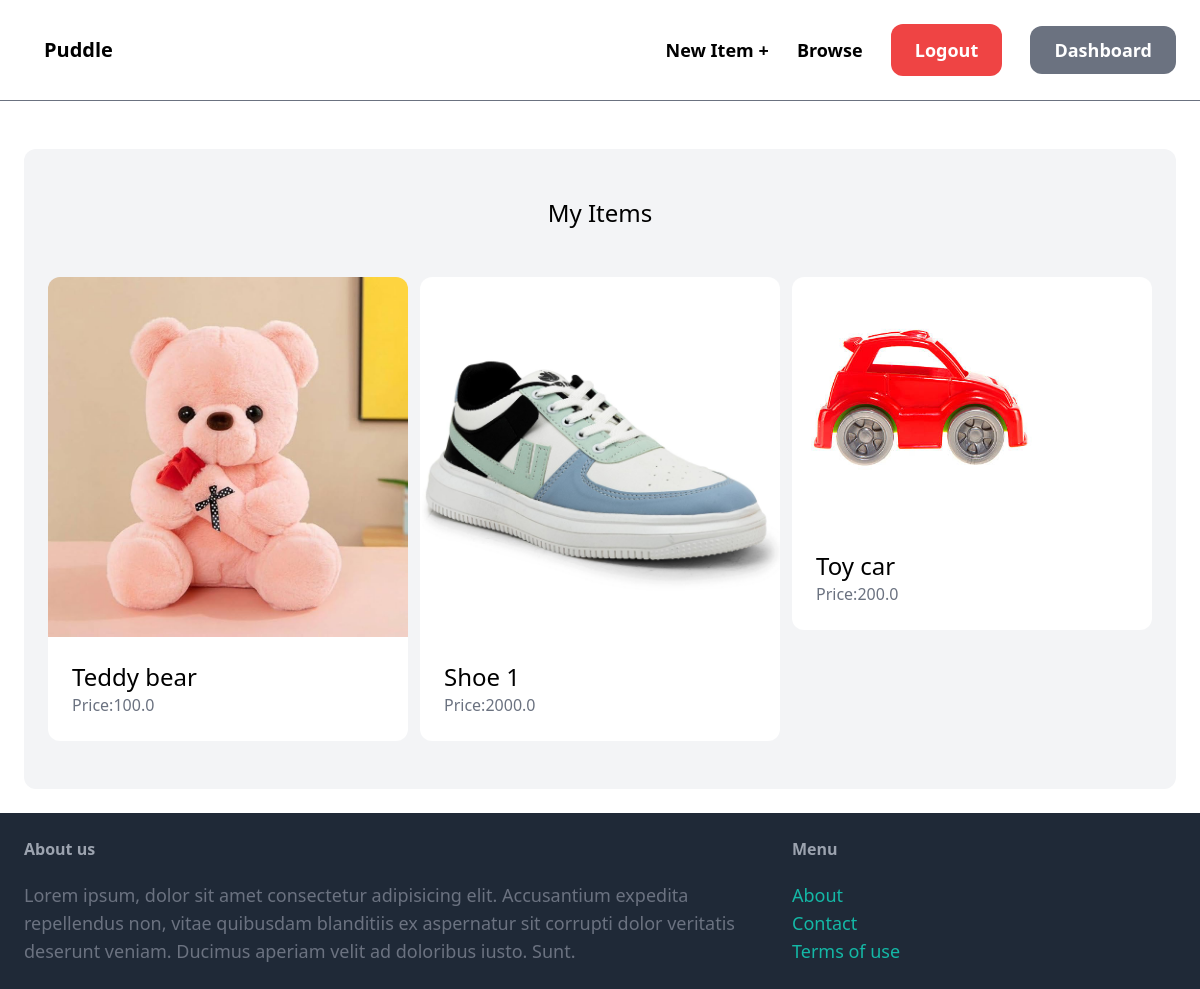
The page /dashboard/ (signed in) on the database its author committed.
### item/models.py (models this page shows, shortened)
class Item(models.Model):
    category = models.ForeignKey(Category, related_name = 'items', on_delete = models.CASCADE)
    name = models.CharField(max_length = 255)
    description = models.TextField(blank = True, null = True)
    price = models.FloatField()
    image = models.ImageField(upload_to = 'item_images', blank = True, null = True)
    is_sold = models.BooleanField(default = False)
    created_by = models.ForeignKey(User, related_name ='items', on_delete= models.CASCADE)
    created_at = models.DateTimeField(auto_now_add=True)

### dashboard/views.py (the view)
# urls.py: path('', views.index, name = 'index'),
@login_required
def index(request):
    items = Item.objects.filter(created_by = request.user)
    return render(request, 'dashboard/index.html', {
        'items':items,
    })

### dashboard/templates/dashboard/index.html (shortened to what this page needs)
{% extends 'core/base.html'%}
{%block content%}
    <div class = "mt-6 px-6 py-12 bg-gray-100 rounded-xl">
        <h2 class = "mb-12 text-2xl text-center">My Items</h2>
        <div class = "grid grid-cols-3 gap-3">
            {% for item in items %}
                <div>
                    <a href = "{% url 'item:detail' item.id%}">
                        <div>
                            <img src = "{{item.image.url}}" class = "rounded-t-xl">
                        </div>
                        <div class = "p-6 bg-white rounded-b-xl">
                            <h2 class = "text-2xl text-black">{{item.name}}</h2>
                            <p class = "text-gray-500">Price:{{item.price}}</p>
                        </div>
                    </a>
                </div>
            {% endfor %}
        </div>
    </div>
{% endblock %}

### rows shown on the page
Item: image (picture), name "Teddy bear", price "100.0"
Item: image (picture), name "Shoe 1", price "2000.0"
Item: image (picture), name "Toy car", price "200.0"
